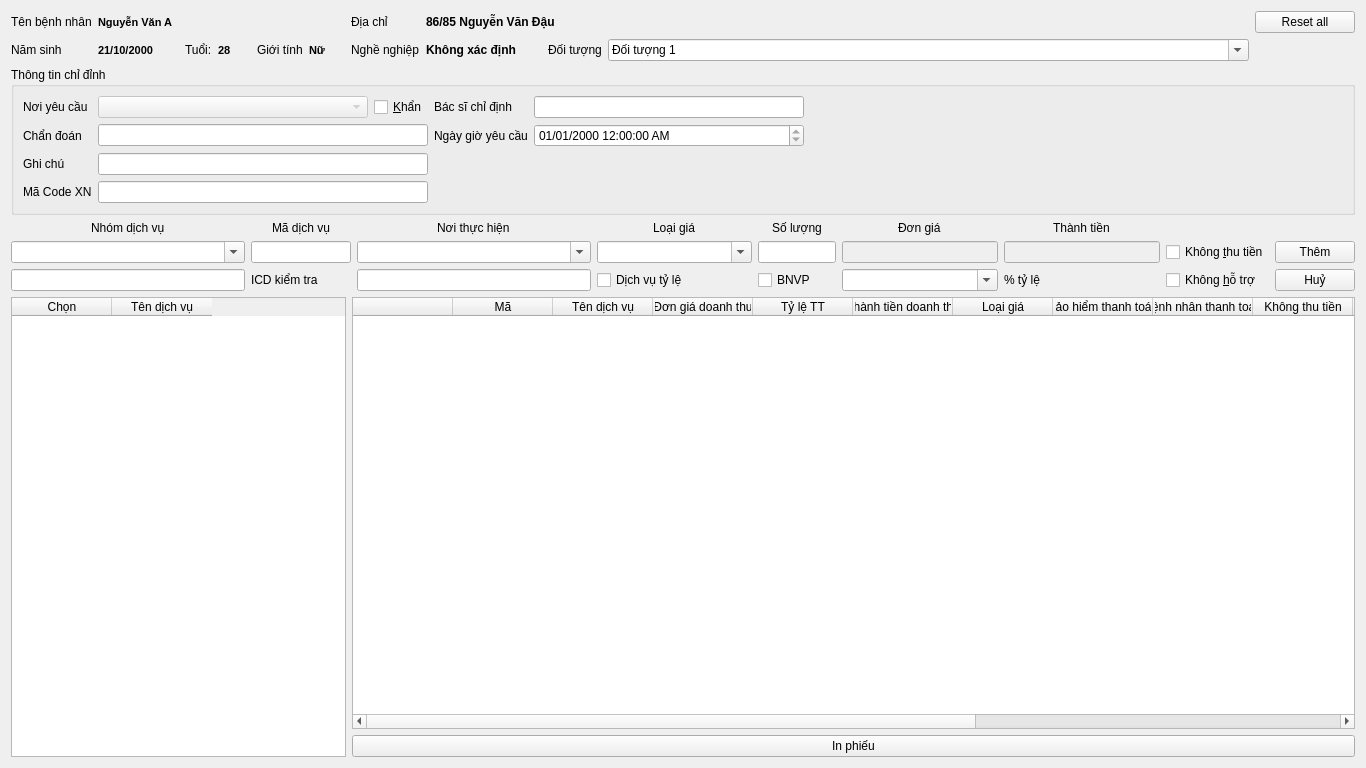
<?xml version="1.0" encoding="UTF-8"?>
<ui version="4.0">
 <class>formDichVu</class>
 <widget class="QWidget" name="formDichVu">
  <property name="geometry">
   <rect>
    <x>0</x>
    <y>0</y>
    <width>1366</width>
    <height>768</height>
   </rect>
  </property>
  <property name="windowTitle">
   <string>Đăng ký dịch vụ</string>
  </property>
  <layout class="QVBoxLayout" name="verticalLayout_3" stretch="0,0,1">
   <item>
    <layout class="QGridLayout" name="thongTinLayout" columnstretch="0,0,0,0,0,0,0,0,0,0,0,0,0,0,0">
     <item row="1" column="5">
      <spacer name="horizontalSpacer_4">
       <property name="orientation">
        <enum>Qt::Horizontal</enum>
       </property>
       <property name="sizeType">
        <enum>QSizePolicy::Fixed</enum>
       </property>
       <property name="sizeHint" stdset="0">
        <size>
         <width>20</width>
         <height>20</height>
        </size>
       </property>
      </spacer>
     </item>
     <item row="1" column="9">
      <widget class="QLabel" name="lb_nghe_nghiep">
       <property name="text">
        <string>Nghề nghiệp</string>
       </property>
      </widget>
     </item>
     <item row="1" column="12">
      <widget class="QLabel" name="lb_doi_tuong">
       <property name="text">
        <string>Đối tượng</string>
       </property>
      </widget>
     </item>
     <item row="1" column="7">
      <widget class="QLabel" name="gioi_tinh">
       <property name="font">
        <font>
         <pointsize>8</pointsize>
         <weight>75</weight>
         <bold>true</bold>
        </font>
       </property>
       <property name="text">
        <string>Nữ</string>
       </property>
      </widget>
     </item>
     <item row="0" column="1" colspan="3">
      <widget class="QLabel" name="ho_ten_bn">
       <property name="font">
        <font>
         <pointsize>8</pointsize>
         <weight>75</weight>
         <bold>true</bold>
        </font>
       </property>
       <property name="text">
        <string>Nguyễn Văn A</string>
       </property>
      </widget>
     </item>
     <item row="1" column="13">
      <widget class="QComboBox" name="cb_doi_tuong">
       <property name="sizePolicy">
        <sizepolicy hsizetype="Minimum" vsizetype="Fixed">
         <horstretch>100</horstretch>
         <verstretch>0</verstretch>
        </sizepolicy>
       </property>
       <property name="minimumSize">
        <size>
         <width>150</width>
         <height>0</height>
        </size>
       </property>
       <property name="editable">
        <bool>true</bool>
       </property>
       <item>
        <property name="text">
         <string>Đối tượng 1</string>
        </property>
       </item>
       <item>
        <property name="text">
         <string>Đối tượng 2</string>
        </property>
       </item>
       <item>
        <property name="text">
         <string>Đối tượng 3</string>
        </property>
       </item>
       <item>
        <property name="text">
         <string>Đối tượng 4</string>
        </property>
       </item>
       <item>
        <property name="text">
         <string>Đối tượng 5</string>
        </property>
       </item>
      </widget>
     </item>
     <item row="1" column="10">
      <widget class="QLabel" name="nghe_nghiep">
       <property name="font">
        <font>
         <weight>75</weight>
         <bold>true</bold>
        </font>
       </property>
       <property name="text">
        <string>Không xác định</string>
       </property>
      </widget>
     </item>
     <item row="1" column="4">
      <widget class="QLabel" name="tuoi">
       <property name="font">
        <font>
         <pointsize>8</pointsize>
         <weight>75</weight>
         <bold>true</bold>
        </font>
       </property>
       <property name="text">
        <string>28</string>
       </property>
      </widget>
     </item>
     <item row="1" column="0">
      <widget class="QLabel" name="lb_nam_sinh">
       <property name="text">
        <string>Năm sinh</string>
       </property>
      </widget>
     </item>
     <item row="0" column="0">
      <widget class="QLabel" name="lb_ho_ten">
       <property name="text">
        <string>Tên bệnh nhân</string>
       </property>
      </widget>
     </item>
     <item row="1" column="6">
      <widget class="QLabel" name="lb_gioi_tinh">
       <property name="text">
        <string>Giới tính</string>
       </property>
      </widget>
     </item>
     <item row="1" column="14">
      <spacer name="horizontalSpacer">
       <property name="orientation">
        <enum>Qt::Horizontal</enum>
       </property>
       <property name="sizeType">
        <enum>QSizePolicy::Expanding</enum>
       </property>
       <property name="sizeHint" stdset="0">
        <size>
         <width>100</width>
         <height>20</height>
        </size>
       </property>
      </spacer>
     </item>
     <item row="1" column="8">
      <spacer name="horizontalSpacer_5">
       <property name="orientation">
        <enum>Qt::Horizontal</enum>
       </property>
       <property name="sizeType">
        <enum>QSizePolicy::Fixed</enum>
       </property>
       <property name="sizeHint" stdset="0">
        <size>
         <width>20</width>
         <height>20</height>
        </size>
       </property>
      </spacer>
     </item>
     <item row="1" column="2">
      <spacer name="horizontalSpacer_3">
       <property name="orientation">
        <enum>Qt::Horizontal</enum>
       </property>
       <property name="sizeType">
        <enum>QSizePolicy::Fixed</enum>
       </property>
       <property name="sizeHint" stdset="0">
        <size>
         <width>20</width>
         <height>20</height>
        </size>
       </property>
      </spacer>
     </item>
     <item row="1" column="3">
      <widget class="QLabel" name="lb_tuoi">
       <property name="text">
        <string>Tuổi:</string>
       </property>
      </widget>
     </item>
     <item row="1" column="11">
      <spacer name="horizontalSpacer_6">
       <property name="orientation">
        <enum>Qt::Horizontal</enum>
       </property>
       <property name="sizeType">
        <enum>QSizePolicy::Fixed</enum>
       </property>
       <property name="sizeHint" stdset="0">
        <size>
         <width>20</width>
         <height>20</height>
        </size>
       </property>
      </spacer>
     </item>
     <item row="1" column="1">
      <widget class="QLabel" name="nam_sinh">
       <property name="font">
        <font>
         <pointsize>8</pointsize>
         <weight>75</weight>
         <bold>true</bold>
        </font>
       </property>
       <property name="text">
        <string>21/10/2000</string>
       </property>
      </widget>
     </item>
     <item row="0" column="10" colspan="4">
      <widget class="QLabel" name="dia_chi">
       <property name="font">
        <font>
         <weight>75</weight>
         <bold>true</bold>
        </font>
       </property>
       <property name="text">
        <string>86/85 Nguyễn Văn Đậu</string>
       </property>
      </widget>
     </item>
     <item row="0" column="9">
      <widget class="QLabel" name="lb_dia_chi">
       <property name="text">
        <string>Địa chỉ</string>
       </property>
      </widget>
     </item>
     <item row="0" column="14">
      <widget class="QPushButton" name="btn_reset_all">
       <property name="text">
        <string>Reset all</string>
       </property>
      </widget>
     </item>
    </layout>
   </item>
   <item>
    <layout class="QVBoxLayout" name="chiDinhLayout">
     <item>
      <widget class="QGroupBox" name="chiDinhBox">
       <property name="title">
        <string>Thông tin chỉ đỉnh</string>
       </property>
       <layout class="QHBoxLayout" name="horizontalLayout_2">
        <item>
         <layout class="QGridLayout" name="gridLayout_3" columnstretch="0,1,0,0,1,2">
          <item row="0" column="0">
           <widget class="QLabel" name="lb_noi_yeu_cau">
            <property name="text">
             <string>Nơi yêu cầu</string>
            </property>
           </widget>
          </item>
          <item row="0" column="3">
           <widget class="QLabel" name="lb_bac_si_chi_dinh">
            <property name="text">
             <string>Bác sĩ chỉ định</string>
            </property>
           </widget>
          </item>
          <item row="1" column="0">
           <widget class="QLabel" name="lb_chan_doan">
            <property name="text">
             <string>Chẩn đoán</string>
            </property>
           </widget>
          </item>
          <item row="0" column="1">
           <widget class="QComboBox" name="cb_noi_yeu_cau">
            <property name="enabled">
             <bool>false</bool>
            </property>
           </widget>
          </item>
          <item row="0" column="2">
           <widget class="QCheckBox" name="is_khan">
            <property name="text">
             <string>&amp;Khẩn</string>
            </property>
           </widget>
          </item>
          <item row="3" column="0">
           <widget class="QLabel" name="lb_ma_code_xn">
            <property name="text">
             <string>Mã Code XN</string>
            </property>
           </widget>
          </item>
          <item row="2" column="0">
           <widget class="QLabel" name="lb_ghi_chu">
            <property name="text">
             <string>Ghi chú</string>
            </property>
           </widget>
          </item>
          <item row="1" column="3">
           <widget class="QLabel" name="lb_ngay_gio_yeu_cau">
            <property name="text">
             <string>Ngày giờ yêu cầu</string>
            </property>
           </widget>
          </item>
          <item row="1" column="5">
           <spacer name="horizontalSpacer_2">
            <property name="orientation">
             <enum>Qt::Horizontal</enum>
            </property>
            <property name="sizeHint" stdset="0">
             <size>
              <width>40</width>
              <height>20</height>
             </size>
            </property>
           </spacer>
          </item>
          <item row="0" column="4">
           <widget class="QLineEdit" name="bac_si_chi_dinh"/>
          </item>
          <item row="2" column="1" colspan="2">
           <widget class="QLineEdit" name="ghi_chu"/>
          </item>
          <item row="1" column="1" colspan="2">
           <widget class="QLineEdit" name="chan_doan"/>
          </item>
          <item row="3" column="1" colspan="2">
           <widget class="QLineEdit" name="ma_code_xn"/>
          </item>
          <item row="1" column="4">
           <widget class="QDateTimeEdit" name="dateTimeEdit">
            <property name="readOnly">
             <bool>true</bool>
            </property>
            <property name="displayFormat">
             <string>dd/MM/yyyy h:mm:ss AP</string>
            </property>
           </widget>
          </item>
         </layout>
        </item>
       </layout>
      </widget>
     </item>
    </layout>
   </item>
   <item>
    <layout class="QGridLayout" name="gridLayout_2">
     <item row="1" column="0">
      <layout class="QGridLayout" name="gridLayout_4" columnstretch="1,3">
       <item row="0" column="1">
        <widget class="QTableWidget" name="table_dich_vu">
         <column>
          <property name="text">
           <string/>
          </property>
         </column>
         <column>
          <property name="text">
           <string>Mã</string>
          </property>
         </column>
         <column>
          <property name="text">
           <string>Tên dịch vụ</string>
          </property>
         </column>
         <column>
          <property name="text">
           <string>Đơn giá doanh thu</string>
          </property>
         </column>
         <column>
          <property name="text">
           <string>Tỷ lệ TT</string>
          </property>
         </column>
         <column>
          <property name="text">
           <string>Thành tiền doanh thu</string>
          </property>
         </column>
         <column>
          <property name="text">
           <string>Loại giá</string>
          </property>
         </column>
         <column>
          <property name="text">
           <string>Bảo hiểm thanh toán</string>
          </property>
         </column>
         <column>
          <property name="text">
           <string>Bệnh nhân thanh toán</string>
          </property>
         </column>
         <column>
          <property name="text">
           <string>Không thu tiền</string>
          </property>
         </column>
         <column>
          <property name="text">
           <string>Không hỗ trợ</string>
          </property>
         </column>
         <column>
          <property name="text">
           <string>Chọn In</string>
          </property>
         </column>
         <column>
          <property name="text">
           <string>Nơi thực hiện</string>
          </property>
         </column>
         <column>
          <property name="text">
           <string>Số phiếu</string>
          </property>
         </column>
         <column>
          <property name="text">
           <string>Lý do không thu</string>
          </property>
         </column>
         <column>
          <property name="text">
           <string>Huỷ</string>
          </property>
         </column>
        </widget>
       </item>
       <item row="1" column="1">
        <widget class="QPushButton" name="btn_in_phieu">
         <property name="text">
          <string>In phiếu</string>
         </property>
        </widget>
       </item>
       <item row="0" column="0" rowspan="2">
        <widget class="QTableWidget" name="list_dich_vu">
         <property name="minimumSize">
          <size>
           <width>200</width>
           <height>0</height>
          </size>
         </property>
         <column>
          <property name="text">
           <string>Chọn</string>
          </property>
         </column>
         <column>
          <property name="text">
           <string>Tên dịch vụ</string>
          </property>
         </column>
        </widget>
       </item>
      </layout>
     </item>
     <item row="0" column="0">
      <layout class="QGridLayout" name="gridLayout_5" columnstretch="3,1,3,2,1,2,2,1,0">
       <item row="2" column="7">
        <widget class="QCheckBox" name="is_khong_ho_tro">
         <property name="text">
          <string>Không &amp;hỗ trợ</string>
         </property>
        </widget>
       </item>
       <item row="0" column="4" alignment="Qt::AlignHCenter">
        <widget class="QLabel" name="lb_so_luong">
         <property name="text">
          <string>Số lượng</string>
         </property>
        </widget>
       </item>
       <item row="1" column="7">
        <widget class="QCheckBox" name="is_khong_thu_tien">
         <property name="text">
          <string>Không &amp;thu tiền</string>
         </property>
        </widget>
       </item>
       <item row="0" column="0" alignment="Qt::AlignHCenter|Qt::AlignVCenter">
        <widget class="QLabel" name="lb_nhom_dich_vu">
         <property name="text">
          <string>Nhóm dịch vụ</string>
         </property>
        </widget>
       </item>
       <item row="0" column="1" alignment="Qt::AlignHCenter">
        <widget class="QLabel" name="lb_ma_dich_vu">
         <property name="text">
          <string>Mã dịch vụ</string>
         </property>
        </widget>
       </item>
       <item row="0" column="5" alignment="Qt::AlignHCenter">
        <widget class="QLabel" name="lb_don_gia">
         <property name="text">
          <string>Đơn giá</string>
         </property>
        </widget>
       </item>
       <item row="1" column="0">
        <widget class="QComboBox" name="cb_nhom_dich_vu">
         <property name="editable">
          <bool>true</bool>
         </property>
        </widget>
       </item>
       <item row="0" column="6" alignment="Qt::AlignHCenter">
        <widget class="QLabel" name="lb_thanh_tien">
         <property name="text">
          <string>Thành tiền</string>
         </property>
        </widget>
       </item>
       <item row="2" column="8">
        <widget class="QPushButton" name="btn_huy">
         <property name="text">
          <string>Huỷ</string>
         </property>
        </widget>
       </item>
       <item row="1" column="8">
        <widget class="QPushButton" name="btn_them">
         <property name="text">
          <string>Thêm</string>
         </property>
        </widget>
       </item>
       <item row="1" column="2">
        <widget class="QComboBox" name="cb_noi_thuc_hien">
         <property name="editable">
          <bool>true</bool>
         </property>
        </widget>
       </item>
       <item row="1" column="3">
        <widget class="QComboBox" name="cb_loai_gia">
         <property name="editable">
          <bool>true</bool>
         </property>
        </widget>
       </item>
       <item row="0" column="3" alignment="Qt::AlignHCenter">
        <widget class="QLabel" name="lb_loai_gia">
         <property name="text">
          <string>Loại giá</string>
         </property>
        </widget>
       </item>
       <item row="0" column="2" alignment="Qt::AlignHCenter">
        <widget class="QLabel" name="lb_noi_thuc_hien">
         <property name="text">
          <string>Nơi thực hiện</string>
         </property>
        </widget>
       </item>
       <item row="2" column="5">
        <widget class="QComboBox" name="cb_ty_le">
         <property name="editable">
          <bool>true</bool>
         </property>
        </widget>
       </item>
       <item row="2" column="4">
        <widget class="QCheckBox" name="is_bnvp">
         <property name="text">
          <string>BNVP</string>
         </property>
        </widget>
       </item>
       <item row="2" column="6">
        <widget class="QLabel" name="label_15">
         <property name="text">
          <string>% tỷ lệ</string>
         </property>
        </widget>
       </item>
       <item row="2" column="3">
        <widget class="QCheckBox" name="is_dich_vu_ty_le">
         <property name="text">
          <string>Dịch vụ tỷ lệ</string>
         </property>
        </widget>
       </item>
       <item row="1" column="5">
        <widget class="QLineEdit" name="don_gia">
         <property name="enabled">
          <bool>false</bool>
         </property>
        </widget>
       </item>
       <item row="1" column="6">
        <widget class="QLineEdit" name="thanh_tien">
         <property name="enabled">
          <bool>false</bool>
         </property>
        </widget>
       </item>
       <item row="1" column="4">
        <widget class="QLineEdit" name="so_luong"/>
       </item>
       <item row="2" column="2">
        <widget class="QLineEdit" name="icd_kiem_tra"/>
       </item>
       <item row="2" column="1">
        <widget class="QLabel" name="lb_icd_kiem_tra">
         <property name="text">
          <string>ICD kiểm tra</string>
         </property>
        </widget>
       </item>
       <item row="2" column="0">
        <widget class="QLineEdit" name="ten_dich_vu"/>
       </item>
       <item row="1" column="1">
        <widget class="QLineEdit" name="ma_dich_vu">
         <property name="minimumSize">
          <size>
           <width>100</width>
           <height>0</height>
          </size>
         </property>
        </widget>
       </item>
      </layout>
     </item>
    </layout>
   </item>
  </layout>
 </widget>
 <tabstops>
  <tabstop>cb_doi_tuong</tabstop>
  <tabstop>cb_noi_yeu_cau</tabstop>
  <tabstop>is_khan</tabstop>
  <tabstop>bac_si_chi_dinh</tabstop>
  <tabstop>chan_doan</tabstop>
  <tabstop>dateTimeEdit</tabstop>
  <tabstop>ghi_chu</tabstop>
  <tabstop>ma_code_xn</tabstop>
  <tabstop>cb_nhom_dich_vu</tabstop>
  <tabstop>ten_dich_vu</tabstop>
  <tabstop>ma_dich_vu</tabstop>
  <tabstop>cb_noi_thuc_hien</tabstop>
  <tabstop>cb_loai_gia</tabstop>
  <tabstop>so_luong</tabstop>
  <tabstop>is_dich_vu_ty_le</tabstop>
  <tabstop>is_bnvp</tabstop>
  <tabstop>cb_ty_le</tabstop>
  <tabstop>is_khong_thu_tien</tabstop>
  <tabstop>is_khong_ho_tro</tabstop>
  <tabstop>btn_them</tabstop>
  <tabstop>btn_huy</tabstop>
  <tabstop>don_gia</tabstop>
  <tabstop>icd_kiem_tra</tabstop>
  <tabstop>table_dich_vu</tabstop>
  <tabstop>thanh_tien</tabstop>
 </tabstops>
 <resources/>
 <connections/>
</ui>
